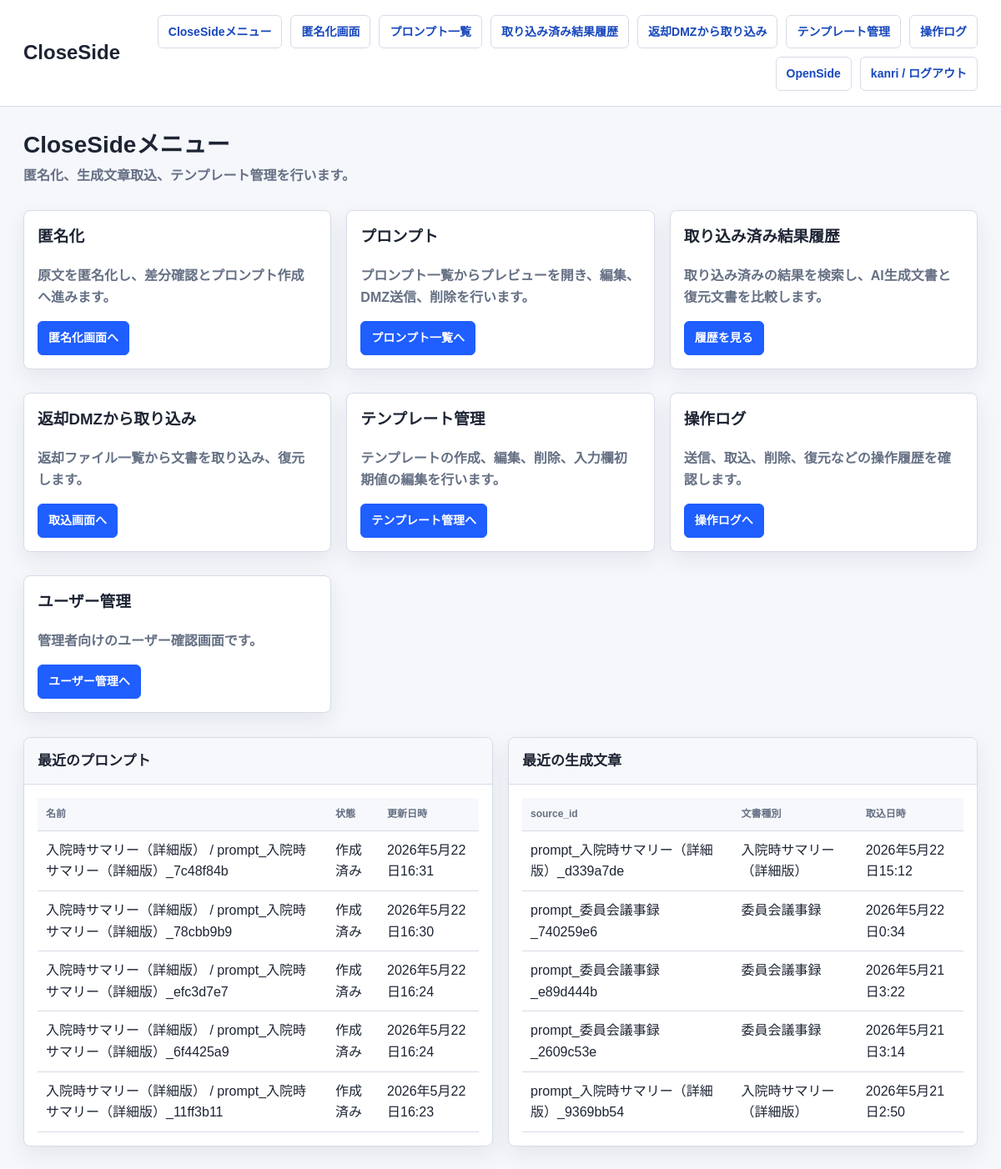
The app's page /close/ (signed in), older data.
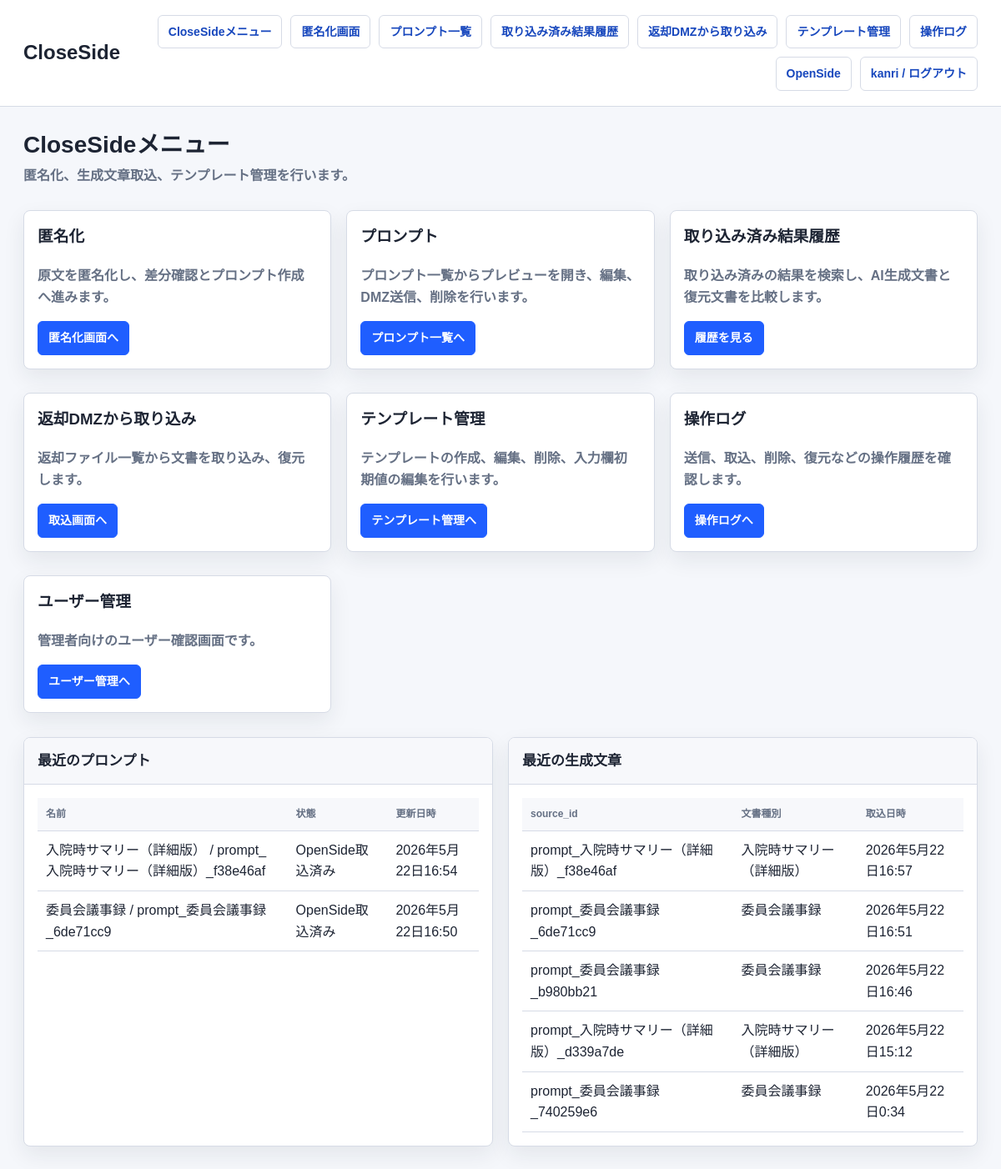
The same page, newer data.
### anonymizer_app/models.py (models this page shows, shortened)
class Prompt(models.Model):
    STATUS_CHOICES = [
        ('draft', '作成済み'),
        ('sent_to_dmz', 'DMZ送信済み'),
        ('imported_to_open', 'OpenSide取込済み'),
    ]
    name = models.CharField(max_length=255)
    content = models.TextField()
    source_input_data = models.JSONField(blank=True, default=dict)
    source_id = models.CharField(max_length=255, blank=True, default='', db_index=True)
    owner = models.ForeignKey(settings.AUTH_USER_MODEL, null=True, blank=True, on_delete=models.SET_NULL)
    status = models.CharField(max_length=32, choices=STATUS_CHOICES, default='draft')
    created_at = models.DateTimeField(default=timezone.now)
    updated_at = models.DateTimeField(auto_now=True)

class RestoredResult(models.Model):
    STATUS_CHOICES = [
        ('imported', '取込済み'),
        ('deleted', '削除済み'),
    ]
    source_id = models.CharField(max_length=255, db_index=True)
    result_id = models.CharField(max_length=255, blank=True, default='')
    template_type = models.CharField(max_length=255, blank=True, default='')
    result_text = models.TextField()
    restored_text = models.TextField()
    result_json = models.JSONField(null=True, blank=True)
    imported_filename = models.CharField(max_length=255, blank=True, default='')
    reviewer = models.CharField(max_length=255, blank=True, default='')
    owner = models.ForeignKey(settings.AUTH_USER_MODEL, null=True, blank=True, on_delete=models.SET_NULL)
    status = models.CharField(max_length=32, choices=STATUS_CHOICES, default='imported')
    created_at = models.DateTimeField(default=timezone.now)
    updated_at = models.DateTimeField(auto_now=True)

### close_side/views.py (the view)
# urls.py: path('', lambda request: redirect('close_side:menu'), name='home'),
def menu(request):
    recent_prompts = _owned_queryset(Prompt.objects.all(), request.user).order_by('-updated_at')[:5]
    recent_results = _owned_queryset(RestoredResult.objects.all(), request.user).order_by('-created_at')[:5]
    return render(request, 'anonymizer_app/close_menu.html', {
        'recent_prompts': recent_prompts,
        'recent_results': recent_results,
    })

### anonymizer_app/network_policy.py (called while the page is built)
def network_policy() -> dict:
    return getattr(settings, 'NETWORK_POLICY', DEFAULT_NETWORK_POLICY)

def get_client_ip(request) -> str:
    forwarded_for = request.META.get('HTTP_X_FORWARDED_FOR', '')
    if getattr(settings, 'NETWORK_POLICY_TRUST_X_FORWARDED_FOR', True) and forwarded_for:
        return forwarded_for.split(',')[0].strip()
    return request.META.get('REMOTE_ADDR') or ''

def normalize_ip(value: str):
    try:
        return ip_address(value)
    except ValueError:
        return None

def _networks(cidrs: list[str]):
    networks = []
    for cidr in cidrs:
        try:
            networks.append(ip_network(cidr))
        except ValueError:
            continue
    return networks

def side_for_path(path: str) -> str:
    for side, rule in network_policy().items():
        if any(path.startswith(prefix) for prefix in rule.get('paths', [])):
            return side
    return ''

def allowed_cidrs_for_side(side: str) -> list[str]:
    rule = network_policy().get(side, {})
    cidrs = list(rule.get('cidrs', []))
    if getattr(settings, 'NETWORK_POLICY_ALLOW_LOOPBACK', False):
        cidrs.extend(LOOPBACK_CIDRS)
    return cidrs

### anonymizer_app/templates/anonymizer_app/close_menu.html (shortened to what this page needs)
{% extends "anonymizer_app/base.html" %}
{% block brand %}CloseSide{% endblock %}
{% block page_title %}CloseSideメニュー{% endblock %}
{% block page_subtitle %}<p class="page-subtitle">匿名化、生成文章取込、テンプレート管理を行います。</p>{% endblock %}
{% block content %}
  <section class="menu-grid">
    <article class="card">
      <h3>匿名化</h3>
      <p class="muted">原文を匿名化し、差分確認とプロンプト作成へ進みます。</p>
      <a class="button primary" href="{% url 'close_side:home' %}">匿名化画面へ</a>
    </article>
    <article class="card">
      <h3>プロンプト</h3>
      <p class="muted">プロンプト一覧からプレビューを開き、編集、DMZ送信、削除を行います。</p>
      <a class="button primary" href="{% url 'close_side:prompts_list' %}">プロンプト一覧へ</a>
    </article>
    <article class="card">
      <h3>取り込み済み結果履歴</h3>
      <p class="muted">取り込み済みの結果を検索し、AI生成文書と復元文書を比較します。</p>
      <a class="button primary" href="{% url 'close_side:result_history_list' %}">履歴を見る</a>
    </article>
    <article class="card">
      <h3>返却DMZから取り込み</h3>
      <p class="muted">返却ファイル一覧から文書を取り込み、復元します。</p>
      <a class="button primary" href="{% url 'close_side:result_import_list' %}">取込画面へ</a>
    </article>
    <article class="card">
      <h3>テンプレート管理</h3>
      <p class="muted">テンプレートの作成、編集、削除、入力欄初期値の編集を行います。</p>
      <a class="button primary" href="{% url 'close_side:templates_list' %}">テンプレート管理へ</a>
    </article>
    {% if request.user.is_staff or request.user.is_superuser %}
      <article class="card">
        <h3>操作ログ</h3>
        <p class="muted">送信、取込、削除、復元などの操作履歴を確認します。</p>
        <a class="button primary" href="{% url 'close_side:operation_logs' %}">操作ログへ</a>
      </article>
      <article class="card">
        <h3>ユーザー管理</h3>
        <p class="muted">管理者向けのユーザー確認画面です。</p>
        <a class="button primary" href="{% url 'close_side:user_list' %}">ユーザー管理へ</a>
      </article>
    {% endif %}
  </section>
  <section class="grid" style="margin-top:18px">
    <div class="panel">
      <div class="panel-header"><h3 class="panel-title">最近のプロンプト</h3></div>
      <div class="panel-body">
        {% if recent_prompts %}
          <table>
            <thead><tr><th>名前</th><th>状態</th><th>更新日時</th></tr></thead>
            <tbody>
              {% for prompt in recent_prompts %}
                <tr>
                  <td>{{ prompt.name }}</td>
                  <td>{{ prompt.get_status_display }}</td>
                  <td>{{ prompt.updated_at }}</td>
                </tr>
              {% endfor %}
            </tbody>
          </table>
        {% else %}
          <p class="empty">プロンプトはまだありません。</p>
        {% endif %}
      </div>
    </div>
    <div class="panel">
      <div class="panel-header"><h3 class="panel-title">最近の生成文章</h3></div>
      <div class="panel-body">
        {% if recent_results %}
          <table>
            <thead><tr><th>source_id</th><th>文書種別</th><th>取込日時</th></tr></thead>
            <tbody>
              {% for result in recent_results %}
                <tr>
                  <td>{{ result.source_id }}</td>
                  <td>{{ result.template_type }}</td>
                  <td>{{ result.created_at }}</td>
                </tr>
              {% endfor %}
            </tbody>
          </table>
        {% else %}
          <p class="empty">取り込み済み生成文章はまだありません。</p>
        {% endif %}
      </div>
    </div>
  </section>
{% endblock %}

Row changes from the older to the newer data that the page shows:
removed Prompt: name "入院時サマリー（詳細版） / prompt_入院時サマリー（詳細版）_7c48f84b", status "作成済み", updated_at "2026年5月22日16:31"
removed Prompt: name "入院時サマリー（詳細版） / prompt_入院時サマリー（詳細版）_78cbb9b9", status "作成済み", updated_at "2026年5月22日16:30"
removed Prompt: name "入院時サマリー（詳細版） / prompt_入院時サマリー（詳細版）_efc3d7e7", status "作成済み", updated_at "2026年5月22日16:24"
removed Prompt: name "入院時サマリー（詳細版） / prompt_入院時サマリー（詳細版）_6f4425a9", status "作成済み", updated_at "2026年5月22日16:24"
removed Prompt: name "入院時サマリー（詳細版） / prompt_入院時サマリー（詳細版）_11ff3b11", status "作成済み", updated_at "2026年5月22日16:23"
no longer on this page (row unchanged): RestoredResult: source_id "prompt_委員会議事録_e89d444b", template_type "委員会議事録", created_at "2026年5月21日3:22"
no longer on this page (row unchanged): RestoredResult: source_id "prompt_委員会議事録_2609c53e", template_type "委員会議事録", created_at "2026年5月21日3:14"
no longer on this page (row unchanged): RestoredResult: source_id "prompt_入院時サマリー（詳細版）_9369bb54", template_type "入院時サマリー（詳細版）", created_at "2026年5月21日2:50"
added Prompt: name "入院時サマリー（詳細版） / prompt_入院時サマリー（詳細版）_f38e46af", status "OpenSide取込済み", updated_at "2026年5月22日16:54"
added Prompt: name "委員会議事録 / prompt_委員会議事録_6de71cc9", status "OpenSide取込済み", updated_at "2026年5月22日16:50"
added RestoredResult: source_id "prompt_入院時サマリー（詳細版）_f38e46af", template_type "入院時サマリー（詳細版）", created_at "2026年5月22日16:57"
added RestoredResult: source_id "prompt_委員会議事録_6de71cc9", template_type "委員会議事録", created_at "2026年5月22日16:51"
added RestoredResult: source_id "prompt_委員会議事録_b980bb21", template_type "委員会議事録", created_at "2026年5月22日16:46"
